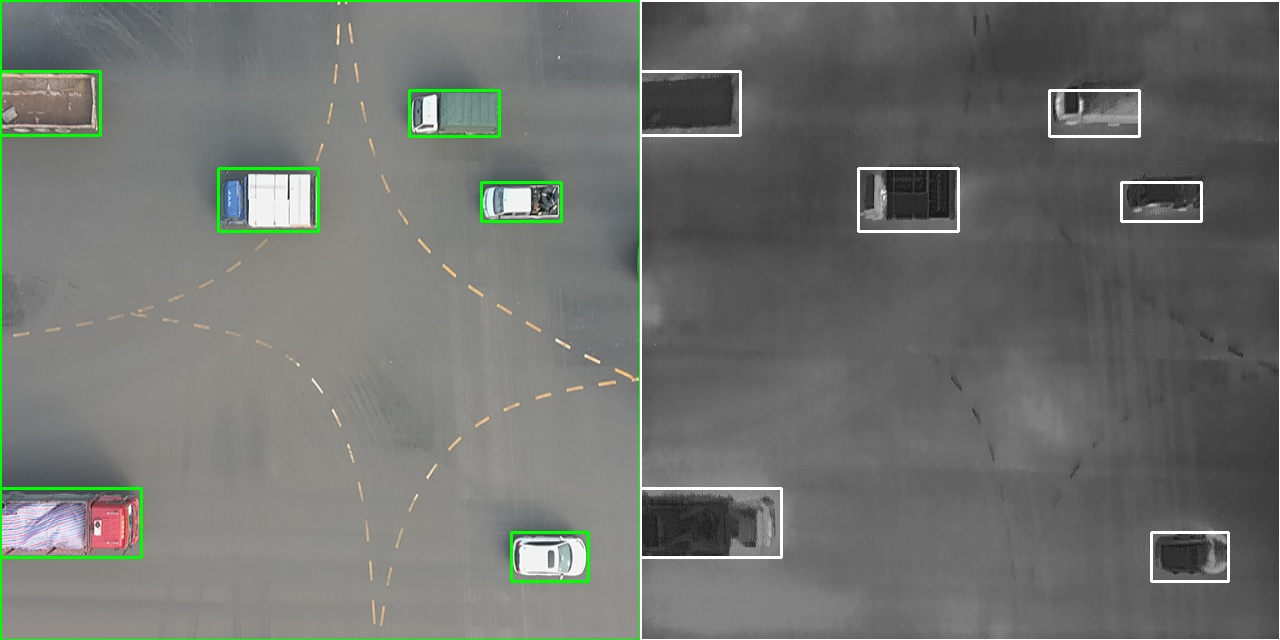
#> input picture audit_sample.jpg, 1280 x 640 px, given in place of VID_EO_34.mp4, which was not available
$ python alignment_sweep.py
#> lines starting #> are read from the running program, lines starting #| are printed output that depends on the picture; pictures that were not available may be replaced by others from this repository, and a replacement may not be noted
#!/usr/bin/env python3
"""
Alignment Sweep Video
Objective: Visualize Scale 0.40 RGB 'sliding' over IR to check if alignment is possible.
Frame: 6s mark.
"""
import cv2
import numpy as np
from pathlib import Path

def crop_and_scale(rgb, w_ir, h_ir, scale):
    h_rgb, w_rgb = rgb.shape[:2]
    ir_aspect = w_ir / h_ir
    crop_h = int(h_rgb * scale)
    crop_w = int(crop_h * ir_aspect)
    x = (w_rgb - crop_w) // 2
    y = (h_rgb - crop_h) // 2
    if x < 0 or y < 0: return cv2.resize(rgb, (w_ir, h_ir))
    rgb_crop = rgb[y:y+crop_h, x:x+crop_w]
    return cv2.resize(rgb_crop, (w_ir, h_ir))

def main():
    video_dir = Path("/home/student/Toan/data/VID_EO_36_extracted")
    output_path = Path("/home/student/Toan/results/alignment_sweep_040_6s.mp4")

    cap_rgb = cv2.VideoCapture(str(video_dir / "VID_EO_34.mp4"))
    cap_ir = cv2.VideoCapture(str(video_dir / "VID_IR_34.mp4"))

    fps = cap_rgb.get(cv2.CAP_PROP_FPS)
    target_frame = int(fps * 6) # 6 seconds

    cap_rgb.set(cv2.CAP_PROP_POS_FRAMES, target_frame)
    # IR might need sync adjustment, but assuming roughly synced
    # Let's align IR timestamp
    rgb_ts = cap_rgb.get(cv2.CAP_PROP_POS_MSEC)
    cap_ir.set(cv2.CAP_PROP_POS_MSEC, rgb_ts)

    ret, rgb = cap_rgb.read()
#> rgb is the input picture: shape (640, 1280, 3); mean B, G, R 110.6, 114.3, 111.6
    ret2, ir = cap_ir.read()

    if not ret or not ret2:
        print("Error reading frames")
        return

    h_ir, w_ir = ir.shape[:2]
#> h_ir = 640; w_ir = 1280
    if len(ir.shape) == 2:
        ir_3ch = cv2.cvtColor(ir, cv2.COLOR_GRAY2BGR)
    else:
        ir_3ch = ir

    # Base Crop Scale 0.40
    rgb_base = crop_and_scale(rgb, w_ir, h_ir, 0.40)
#> in crop_and_scale, `rgb_crop = rgb[y:y+crop_h, x:x+crop_w]`:
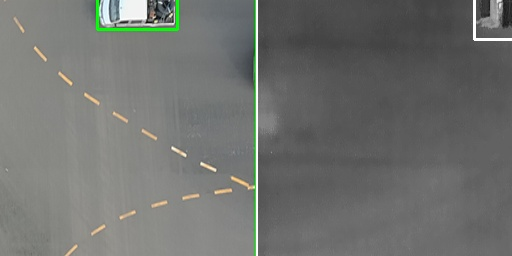
#> rgb_crop: shape (256, 512, 3); mean B, G, R 110.7, 113.5, 111.9

    # Create Sweep Video
    writer = cv2.VideoWriter(str(output_path), cv2.VideoWriter_fourcc(*'mp4v'),
                            30, (w_ir, h_ir))

    print(f"Generating Alignment Sweep: {output_path}")

    # Spiral search or Grid scan?
    # Let's do a Grid Scan: X from -100 to 100, Y from -50 to 50
    # Current best guess offset might be near 0, but let's show wide range.

    # We will animate X then step Y.
    # Or circle? Circle is nicer to watch.

    shifts = []
    # Create a spiral path
    for r in range(0, 150, 2): # Radius 0 to 150
        theta = r * 0.5 # Spiral angle
        dx = int(r * np.cos(theta))
        dy = int(r * np.sin(theta))
        shifts.append((dx, dy))

    for dx, dy in shifts:
        # Shift RGB
        M = np.float32([[1, 0, dx], [0, 1, dy]])
        rgb_shifted = cv2.warpAffine(rgb_base, M, (w_ir, h_ir))

        # Overlay
        overlay = np.zeros_like(rgb_shifted)
        overlay[:,:,0] = rgb_shifted[:,:,0] # Cyan
        overlay[:,:,1] = rgb_shifted[:,:,1] # Cyan
        overlay[:,:,2] = ir_3ch[:,:,2]      # Red (IR)

        cv2.putText(overlay, f"Shift: dx={dx}, dy={dy}", (10, 30),
                   cv2.FONT_HERSHEY_SIMPLEX, 0.8, (255, 255, 255), 2)
        cv2.putText(overlay, f"Scale 0.40 @ 6s", (10, 60),
                   cv2.FONT_HERSHEY_SIMPLEX, 0.8, (255, 255, 255), 2)

        writer.write(overlay)
#> this loop made 75 passes
#> pass 2, in main, `rgb_shifted = cv2.warpAffine(rgb_base, M, (w_ir, h_ir))`:
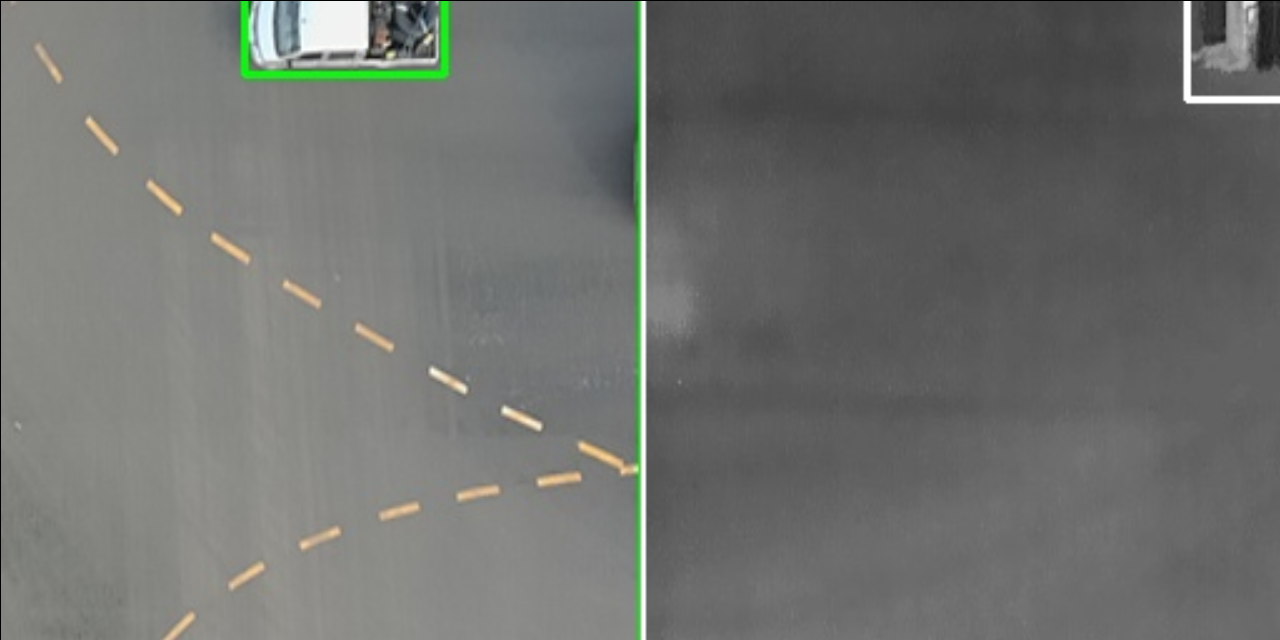
#> rgb_shifted: shape (640, 1280, 3); mean B, G, R 110.4, 113.1, 111.5
#> pass 3, in main, `rgb_shifted = cv2.warpAffine(rgb_base, M, (w_ir, h_ir))`:
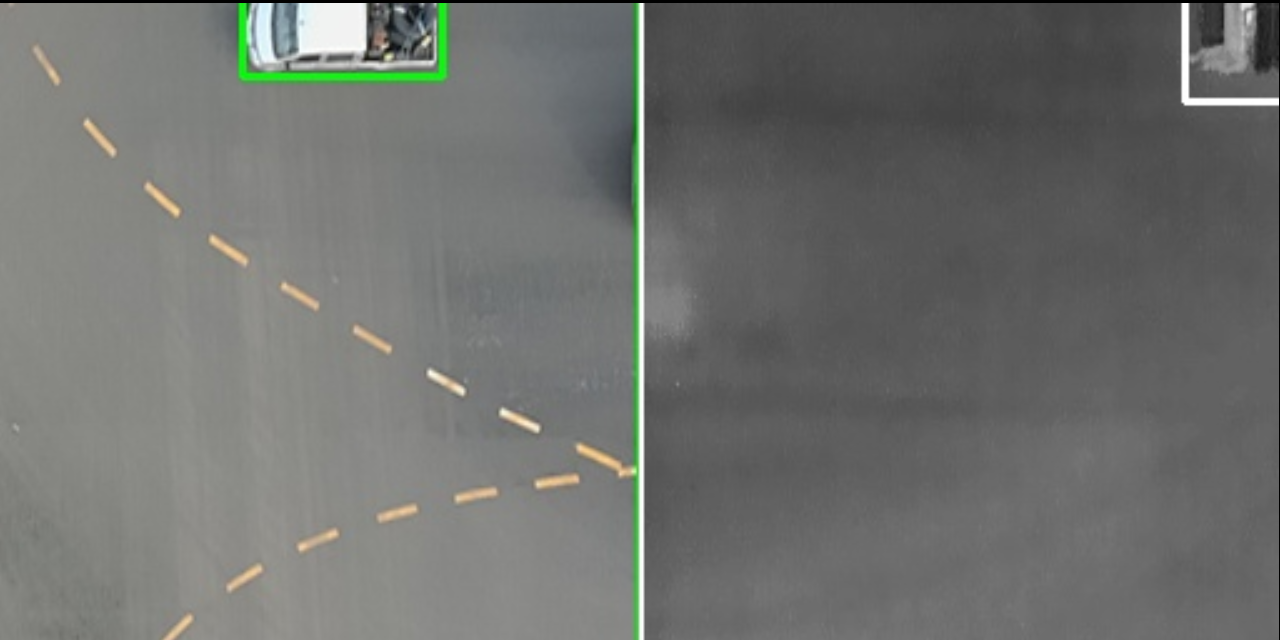
#> rgb_shifted: shape (640, 1280, 3); mean B, G, R 109.9, 112.7, 111.1
#> after the loop:
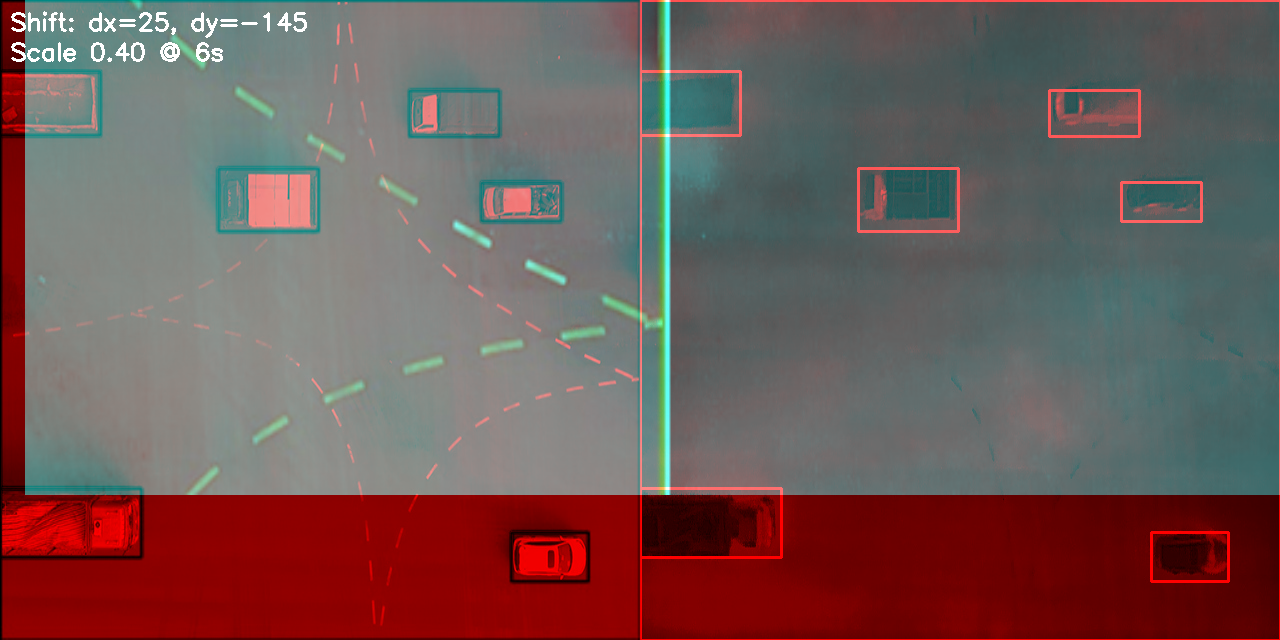
#> overlay: shape (640, 1280, 3); mean B, G, R 86.5, 88.3, 112.2

    writer.release()
    print("Done!")

if __name__ == "__main__":
    main()
